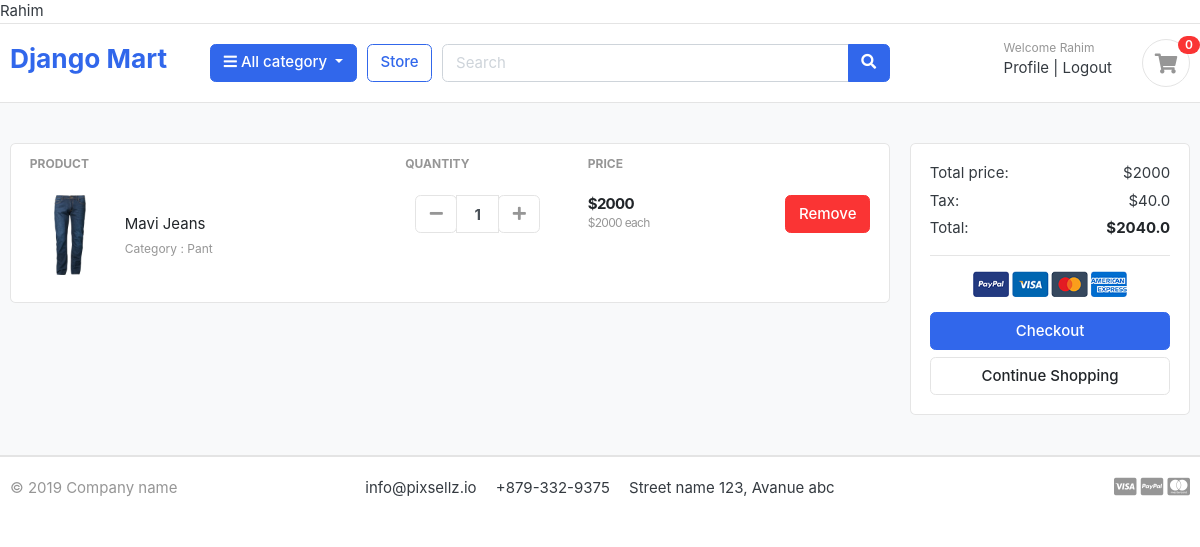
The app's page /cart/ (signed in) with its own data.
### cart/models.py (models this page shows)
class CartItem(models.Model):
    user = models.ForeignKey(User, on_delete=models.CASCADE, null = True)
    product = models.ForeignKey(Product, on_delete=models.CASCADE)
    cart = models.ForeignKey(Cart, on_delete=models.CASCADE, null = True)
    quantity = models.IntegerField()
    is_active = models.BooleanField(default=True)
    def sub_total(self):
        return self.product.price * self.quantity
    def __str__(self):
        return str(self.product)

### store/models.py (models this page shows)
class Product(models.Model):
    product_name = models.CharField(max_length=100, unique=True)
    slug = models.SlugField(max_length=200, unique=True)
    description = models.TextField(max_length=500, blank=True)
    price = models.IntegerField()
    image = models.ImageField(upload_to='photos/products')
    stock = models.IntegerField()
    is_available = models.BooleanField(default=True)
    category = models.ForeignKey(Category, on_delete=models.CASCADE)
    created_date = models.DateTimeField(auto_now_add=True)
    modified_date = models.DateTimeField(auto_now=True)
    def __str__(self):
        return self.product_name

### category/models.py (models this page shows, shortened)
class Category(models.Model):
    category_name = models.CharField(max_length = 50, unique = True)
    slug = models.SlugField(max_length= 100, unique = True)
    description = models.TextField(max_length = 255, blank = True)
    cat_image = models.ImageField(upload_to = 'photos/categories', blank = True)

### cart/views.py (the view, shortened to what this page needs)
# urls.py: path('', views.cart, name='cart'),
def cart(request):
    cart_items = None
    tax = 0
    total = 0
    grand_total = 0
    session_id = get_create_session(request)
    if request.user.is_authenticated:
        cart_items = CartItem.objects.filter(user = request.user)
        combined_quantities = {}
        for cart_item in cart_items:
            product_id = cart_item.product_id
            if product_id in combined_quantities:
                combined_quantities[product_id] += cart_item.quantity
                cart_item.is_active = False
                cart_item.save()
            else:
                combined_quantities[product_id] = cart_item.quantity
        for item in cart_items:
            total += item.product.price * item.quantity
    print(cart_items)
    tax = (2*total)/100 # 2 % vat
    grand_total = total + tax
    return render(request, 'cart/cart.html' ,{'cart_items' : cart_items, 'tax' : tax,'total' : total, 'grand_total' : grand_total})

### cart/views.py (called while the page is built)
def get_create_session(request):
    if not request.session.session_key:
        request.session.create()
    return request.session.session_key

### cart/templates/cart/cart.html (shortened to what this page needs)
{% extends 'base.html' %}
{% block body%}
<section class="section-content padding-y bg">
      <div class="container">
        <div class="row">
          <aside class="col-lg-9">
            <div class="card">
              <table class="table table-borderless table-shopping-cart">
                <thead class="text-muted">
                  <tr class="small text-uppercase">
                    <th scope="col">Product</th>
                    <th scope="col" width="120">Quantity</th>
                    <th scope="col" width="120">Price</th>
                    <th scope="col" class="text-right" width="200"></th>
                  </tr>
                </thead>
                <tbody>
                  {% for item in cart_items %}
<tr>
                    <td>
                      <figure class="itemside align-items-center">
                        <div class="aside">
                          <img src="{{item.product.image.url}}" class="img-sm" />
                        </div>
                        <figcaption class="info">
                          <a href="#" class="title text-dark"
                            >{{item.product.product_name}}</a
                          >
                          <p class="text-muted small">
                            Category : {{item.product.category.category_name}}
                          </p>
                        </figcaption>
                      </figure>
                    </td>
                    <td>
                      <div class="col">
                        <div class="input-group input-spinner">
                          <div class="input-group-prepend">
                            <form action="{% url 'remove_cart_item' item.product.id %}">
                                <button
                              class="btn btn-light"
                              type="submit"
                              id="button-minus"
                            >
                              <i class="fa fa-minus"></i>
                            </button>
                            </form>
                          </div>
                          <input type="text" class="form-control" value={{item.quantity}} />
                          <div class="input-group-append">
                            <form action="{% url 'add_cart' item.product.id %}" method="POST">
                            <button
                              class="btn btn-light"
                              type="submit"
                              id="button-plus"
                            >
                              <i class="fa fa-plus"></i>
                            </button>
                            </form>
                          </div>
                        </div>
                      </div>
                    </td>
                    <td>
                      <div class="price-wrap">
                        <var class="price">${{item.sub_total}}</var>
                        <small class="text-muted"> ${{item.product.price}} each </small>
                      </div>
                    </td>
                    <td class="text-right">
                      <a href="{% url 'remove_cart' item.product.id %}" class="btn btn-danger"> Remove</a>
                    </td>
                  </tr>
                  {% endfor %}
                </tbody>
              </table>
            </div>
          </aside>
          <aside class="col-lg-3">
            <div class="card">
              <div class="card-body">
                <dl class="dlist-align">
                  <dt>Total price:</dt>
                  <dd class="text-right">${{total}}</dd>
                </dl>
                <dl class="dlist-align">
                  <dt>Tax:</dt>
                  <dd class="text-right">${{tax}}</dd>
                </dl>
                <dl class="dlist-align">
                  <dt>Total:</dt>
                  <dd class="text-right text-dark b">
                    <strong>${{grand_total}}</strong>
                  </dd>
                </dl>
                <hr />
                <p class="text-center mb-3">
                  <img src="./images/misc/payments.png" height="26" />
                </p>
                <a href="./place-order.html" class="btn btn-primary btn-block">
                  Checkout
                </a>
                <a href="./store.html" class="btn btn-light btn-block"
                  >Continue Shopping</a
                >
              </div>
            </div>
          </aside>
        </div>
      </div>
    </section>
{% endblock%}

### templates/base.html (shortened to what this page needs)
<!DOCTYPE html>
{% load static %}
<html lang="en">
  <head>
    <link href="{% static 'css/bootstrap.css' %}" rel="stylesheet" type="text/css" />
    <link
      href="{% static 'fonts/fontawesome/css/all.min.css' %}"
      type="text/css"
      rel="stylesheet"
    />
    <link href="{% static 'css/ui.css' %}" rel="stylesheet" type="text/css" />
    <link
      href="{% static 'css/responsive.css'%}"
      rel="stylesheet"
      media="only screen and (max-width: 1200px)"
    />
  </head>
<body>
  {{request.user.first_name}}
    <header class="section-header">
      <nav class="navbar p-md-0 navbar-expand-sm navbar-light border-bottom">
      </nav>
      <section class="header-main border-bottom">
        <div class="container">
          <div class="row align-items-center">
            <div class="col-lg-2 col-md-3 col-6">
              <a href="{% url 'home' %}" class="brand-wrap">
                <h3>Django Mart</h3>
              </a>
            </div>
            <div class="col-lg col-sm col-md col-6 flex-grow-0">
              <div class="category-wrap dropdown d-inline-block float-right">
                <button
                  type="button"
                  class="btn btn-primary dropdown-toggle"
                  data-toggle="dropdown"
                >
                  <i class="fa fa-bars"></i> All category
                </button>
              </div>
            </div>
            <a href="{% url 'store' %}" class="btn btn-outline-primary">Store</a>
            <div class="col-lg col-md-6 col-sm-12 col">
              <form action="#" class="search">
                <div class="input-group w-100">
                  <input
                    type="text"
                    class="form-control"
                    style="width: 60%"
                    placeholder="Search"
                  />
                  <div class="input-group-append">
                    <button class="btn btn-primary" type="submit">
                      <i class="fa fa-search"></i>
                    </button>
                  </div>
                </div>
              </form>
            </div>
            <div class="col-lg-3 col-sm-6 col-8 order-2 order-lg-3">
              <div class="d-flex justify-content-end mb-3 mb-lg-0">
                <div class="widget-header">
                  {%if request.user.is_authenticated %}
                  <small class="title text-muted">Welcome {{request.user.first_name}}</small>
                  <div>
                    <a href="{% url 'profile' %}">Profile</a>
                    <span class="dark-transp"> | </span>
                    <a href="{% url 'logout' %}"> Logout </a>
                  </div>
                  {% endif %}
                </div>
                <a href="{% url 'cart' %}" class="widget-header pl-3 ml-3">
                  <div class="icon icon-sm rounded-circle border">
                    <i class="fa fa-shopping-cart"></i>
                  </div>
                  <span class="badge badge-pill badge-danger notify">0</span>
                </a>
              </div>
            </div>
          </div>
        </div>
      </section>
    </header>
    {% block body %}
    {% endblock %}
    <footer class="section-footer border-top">
	<div class="container">
		<section class="footer-bottom border-top row">
			<div class="col-md-2">
				<p class="text-muted"> &copy 2019 Company name </p>
			</div>
			<div class="col-md-8 text-md-center">
				<span  class="px-2">info@pixsellz.io</span>
				<span  class="px-2">+879-332-9375</span>
				<span  class="px-2">Street name 123, Avanue abc</span>
			</div>
			<div class="col-md-2 text-md-right text-muted">
				<i class="fab fa-lg fa-cc-visa"></i>
				<i class="fab fa-lg fa-cc-paypal"></i>
				<i class="fab fa-lg fa-cc-mastercard"></i>
			</div>
		</section>
	</div>
</footer>
</body>
</html>

### static/css/ui.css (style rules this page uses)
html { font-family: "Inter", sans-serif; font-size: 15px; }
.price-wrap { letter-spacing: -0.7px; }
.icon-xs, .icon-sm, .icon-md, .icon-lg { display: inline-block; text-align: center; flex-shrink: 0; flex-grow: 0; }
.icon-sm { width: 48px; height: 48px; line-height: 48px !important; font-size: 20px; }
.img-xs, .img-sm, .img-md, .img-lg { -o-object-fit: cover; object-fit: cover; flex-shrink: 0; flex-grow: 0; }
.img-sm { width: 80px; height: 80px; }
.padding-y { padding-top: 40px; padding-bottom: 40px; }
var { font-style: normal; }
figure { margin-bottom: 0; }
.bg { background-color: #f8f9fa; }
.b { font-weight: 600; }
p:last-child { margin-bottom: 0; }
.header-main { position: relative; padding-top: 1rem; padding-bottom: 1rem; }
.widget-header { display: inline-block; vertical-align: middle; position: relative; }
.widget-header a { color: #343a40; }
.widget-header i { color: #969696; }
.widget-header .title { display: block; }
.widget-header .notify { position: absolute; top: -3px; right: -10px; }
.footer-bottom { padding-top: 20px; padding-bottom: 20px; }
.btn-light { background-color: #fff; border-color: #e4e4e4; }
.btn-light i { color: #969696; }
.itemside { position: relative; display: flex; width: 100%; }
.itemside .aside { position: relative; flex-shrink: 0; }
.itemside .info { padding-left: 15px; padding-right: 7px; }
.itemside p { margin-bottom: 0; }
.itemside .title { display: block; margin-bottom: 5px; color: #212529; }
[class*=dlist-] { margin-bottom: 5px; }
[class*=dlist-] dd { margin-bottom: 0; }
.dlist-align { display: flex; }
.dlist-align dt { width: 150px; word-wrap: break-word; font-weight: normal; }
.dlist-align dd { flex-grow: 1; }
.notify { position: absolute; top: -4px; right: -10px; display: inline-block; padding: 0.25em 0.6em; font-size: 12px; line-height: 1; text-align: center; border-radius: 3rem; color: #fff; background-color: #fa3434; }
.price { font-weight: 600; color: #212529; }
.input-spinner { width: 125px; flex-wrap: nowrap; display: inline-flex; vertical-align: middle; }
.input-spinner input.form-control { text-align: center; max-width: 46px; font-weight: bold; flex-basis: 46px; border-color: #e4e4e4; flex-grow: 0; }
.input-spinner .btn { width: 42px; text-align: center; padding-left: 0.5rem; padding-right: 0.5rem; }
.table-shopping-cart.table td, .table-shopping-cart.table th { padding-left: 1.25rem; padding-right: 1.25rem; }
.table-shopping-cart .price-wrap { line-height: 1.2; }
.table-shopping-cart .price { font-weight: bold; margin-right: 5px; display: block; }

### records on screen
CartItem: product.image (picture), product.product_name "Mavi Jeans", product.category.category_name "Pant", quantity "1", sub_total "2000", product.price "2000"

### other values on screen
{{ request.user.first_name }} "Rahim"
{{ total }} "2000"
{{ tax }} "40.0"
{{ grand_total }} "2040.0"
